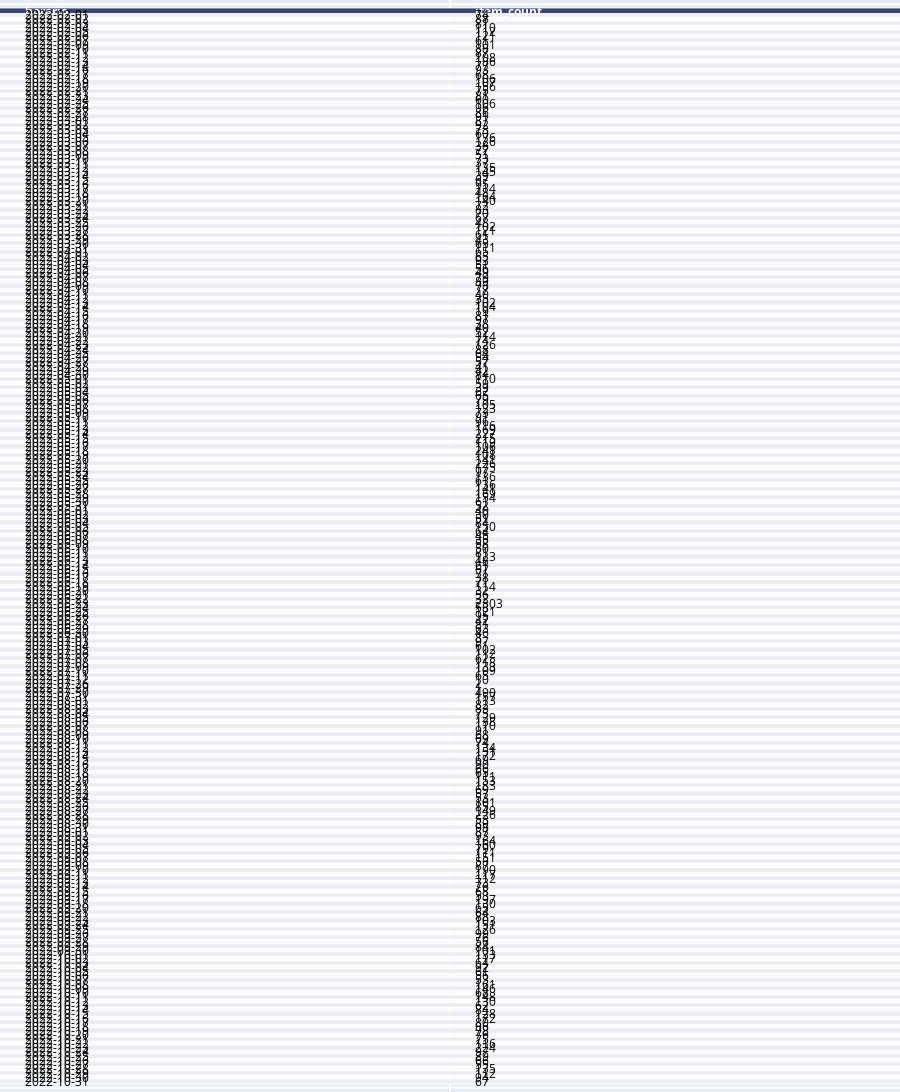

Notebook code for this chart:
### Code cell
from chart_studio.grid_objs import Grid, Column
import plotly.figure_factory as ff

# Create a plot.ly-friendly table for Sales per day

table = ff.create_table(grouped_by_date)
py.iplot(table, filename='Vendas_por_dia_farina.html')
